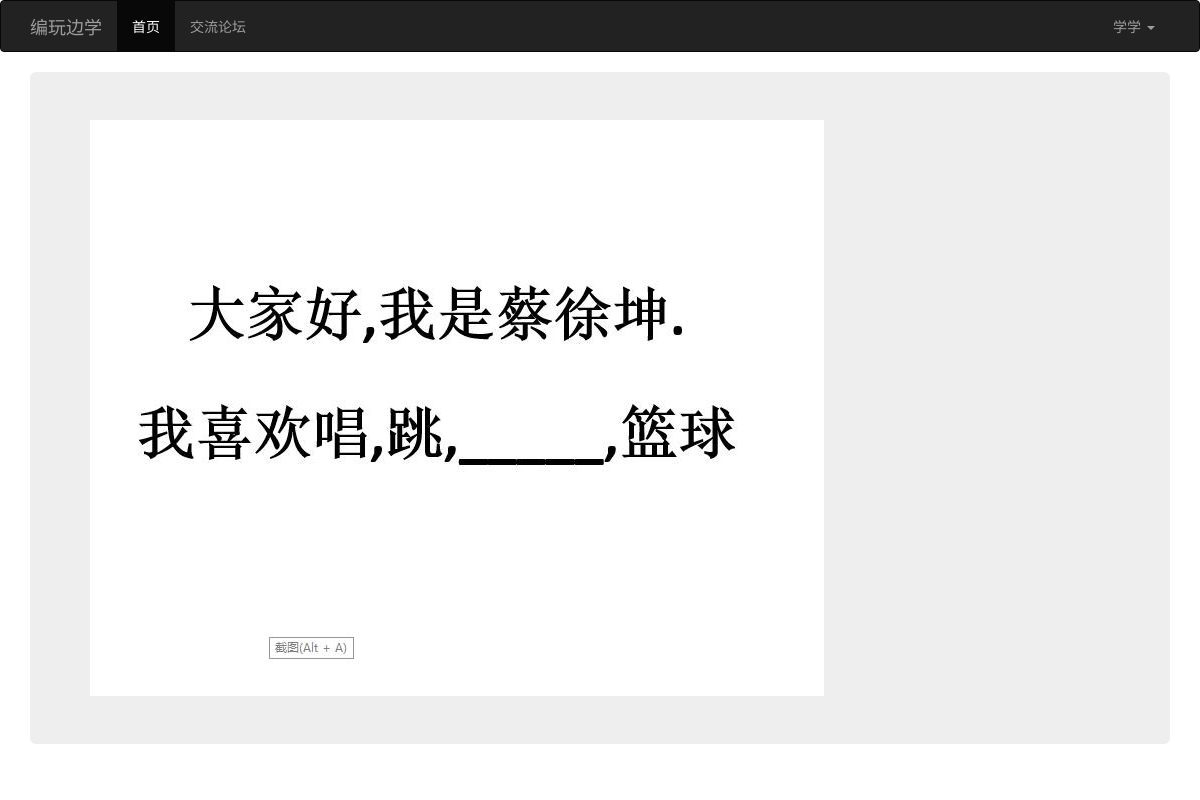
/challenge/0 (signed in), run on the app's committed database.
### main.py (models this page shows)
class User(db.Model):
    __tablename__ = 'users'
    id = db.Column(db.Integer, primary_key=True)
    username = db.Column(db.String(16), nullable=False, unique=True)
    password = db.Column(db.String(100), nullable=False)
    email = db.Column(db.String(64), nullable=True)
    address = db.Column(db.String(50), nullable=True)
    info = db.Column(db.String(100), nullable=True)
    stage = db.Column(db.Integer, default='0')
    real_avatar = db.Column(db.String(100))

class Challenge(db.Model):
    __tablename__ = 'challenge'
    id = db.Column(db.Integer, primary_key=True)
    answer = db.Column(db.String(100), nullable=False)
    photo = db.Column(db.String(100), nullable=False)

### main.py (the view)
@app.route('/challenge/<answer>')
def challenge(answer):
    chapter = Challenge.query.filter(Challenge.answer == answer).first()
    if chapter:
        photo = chapter.photo
        user_id = session.get('user_id')
        if user_id:
            user = User.query.filter(User.id == user_id).first()
            user.stage = answer
            db.session.commit()
        return render_template('challenge.html', photo=photo)
    else:
        return "<h2>答案错误,请返回重新尝试!</h2>"

### main.py (called while the page is built)
@app.context_processor
def my_context_processor():
    user_id = session.get('user_id')
    if user_id:
        user = User.query.filter(User.id == user_id).first()
        if user:
            return {'um': user}
    return {}

### templates/challenge.html
{% extends "base.html" %}
{% block content %}
    <div class="container">
        <div class="jumbotron">
            <img src="{{ url_for("static",filename=photo) }}">
        </div>
    </div>
{% endblock %}

### templates/base.html (shortened to what this page needs)
{% extends "bootstrap/base.html" %}
{% block navbar %}
    <nav class="navbar navbar-inverse">
        <div class="container">
            <div class="navbar-header">
                <a class="navbar-brand" href="#">编玩边学</a>
            </div>
            <div class="collapse navbar-collapse" id="bs-example-navbar-collapse-1">
                <ul class="nav navbar-nav">
                    <li class="active"><a href="{{ url_for('index') }}">首页<span class="sr-only">(current)</span></a>
                    </li>
                    {% if um %}
                        <li><a href="{{ url_for("forum_index") }}">交流论坛</a></li>
                    {% else %}
                        <li><a href="{{ url_for("login") }}">交流论坛</a></li>
                    {% endif %}
                </ul>
                <ul class="nav navbar-nav navbar-right">
                    {% if um %}
                        <li class="dropdown">
                            <a href="#" class="dropdown-toggle" data-toggle="dropdown" role="button"
                               aria-haspopup="true" aria-expanded="false">{{ um.username }} <span class="caret"></span></a>
                        </li>
                    {% else %}
                        <li><a href="{{ url_for('login') }}">登录</a></li>
                        <li><a href="{{ url_for('register') }}">注册</a></li>
                    {% endif %}
                </ul>
            </div>
        </div>
    </nav>
{% endblock %}

### data on the page
User: username "学学"
Challenge: photo (picture)
